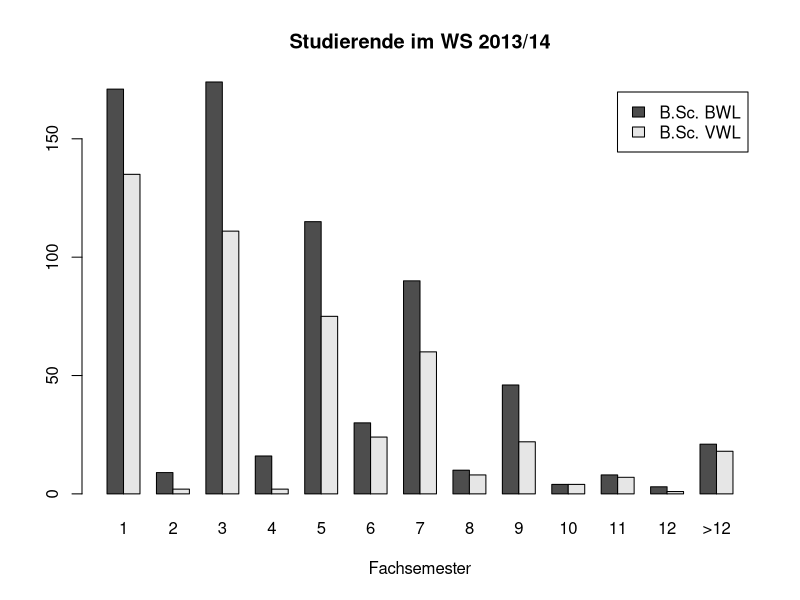

Write R code to recreate this figure.
# Studierende nach FS (HU Berlin, WS 13/14)
# https://www.hu-berlin.de/de/studium/statistik
bsc_bwl <- c(171, 9, 174, 16, 115, 30, 90, 10, 46, 4, 8, 3, 21)
bsc_vwl <- c(135, 2, 111, 2, 75, 24, 60, 8, 22, 4, 7, 1, 18)
#
counts <- rbind(bsc_bwl, bsc_vwl)
colnames(counts) <- c(1:12, ">12")
barplot(counts, beside=T,
        legend=c("B.Sc. BWL", "B.Sc. VWL"),
        main="Studierende im WS 2013/14",
        xlab="Fachsemester")
